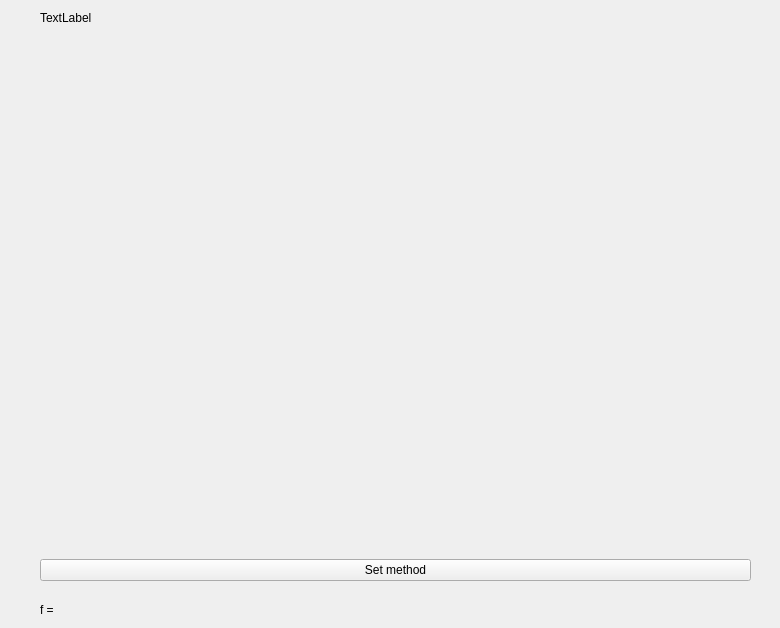
<?xml version="1.0" encoding="UTF-8"?>
<ui version="4.0">
 <class>Optimisation</class>
 <widget class="QWidget" name="Optimisation">
  <property name="geometry">
   <rect>
    <x>0</x>
    <y>0</y>
    <width>780</width>
    <height>628</height>
   </rect>
  </property>
  <property name="windowTitle">
   <string>Optimisation</string>
  </property>
  <widget class="QWidget" name="layoutWidget">
   <property name="geometry">
    <rect>
     <x>40</x>
     <y>30</y>
     <width>711</width>
     <height>551</height>
    </rect>
   </property>
   <layout class="QVBoxLayout" name="verticalLayout">
    <item>
     <widget class="QCustomPlot" name="customPlot" native="true"/>
    </item>
    <item>
     <widget class="QPushButton" name="SetMethodButton">
      <property name="text">
       <string>Set method</string>
      </property>
     </widget>
    </item>
   </layout>
  </widget>
  <widget class="QLabel" name="parametersLabel">
   <property name="geometry">
    <rect>
     <x>40</x>
     <y>10</y>
     <width>711</width>
     <height>16</height>
    </rect>
   </property>
   <property name="text">
    <string>TextLabel</string>
   </property>
  </widget>
  <widget class="QLabel" name="resultLabel">
   <property name="geometry">
    <rect>
     <x>40</x>
     <y>580</y>
     <width>711</width>
     <height>20</height>
    </rect>
   </property>
   <property name="text">
    <string/>
   </property>
  </widget>
  <widget class="QLabel" name="valueLabel">
   <property name="geometry">
    <rect>
     <x>40</x>
     <y>600</y>
     <width>711</width>
     <height>20</height>
    </rect>
   </property>
   <property name="text">
    <string>f = </string>
   </property>
  </widget>
 </widget>
 <customwidgets>
  <customwidget>
   <class>QCustomPlot</class>
   <extends>QWidget</extends>
   <header location="global">qcustomplot.h</header>
   <container>1</container>
  </customwidget>
 </customwidgets>
 <resources/>
 <connections/>
</ui>
